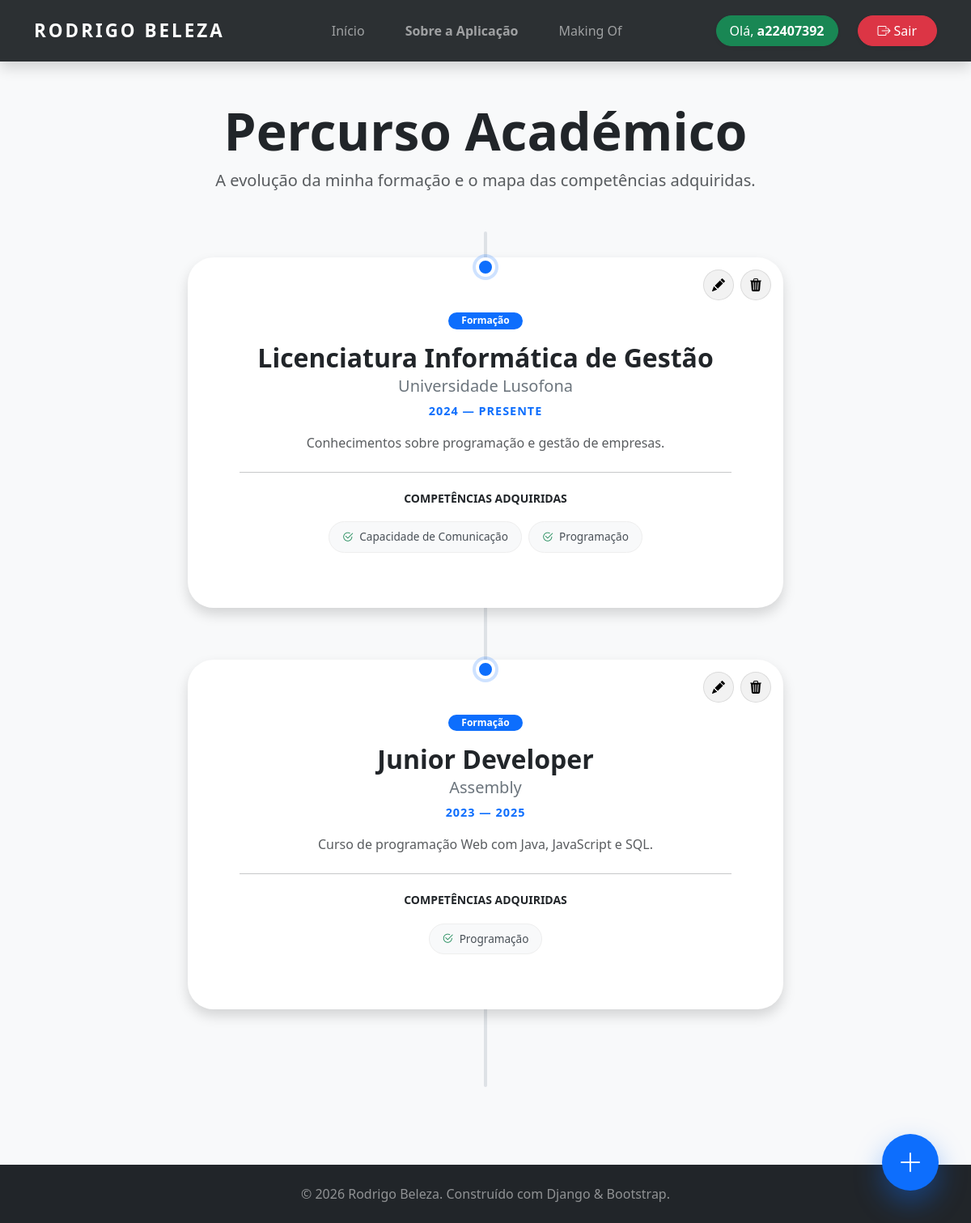
The page /percurso/ (signed in) on the database as committed earlier.
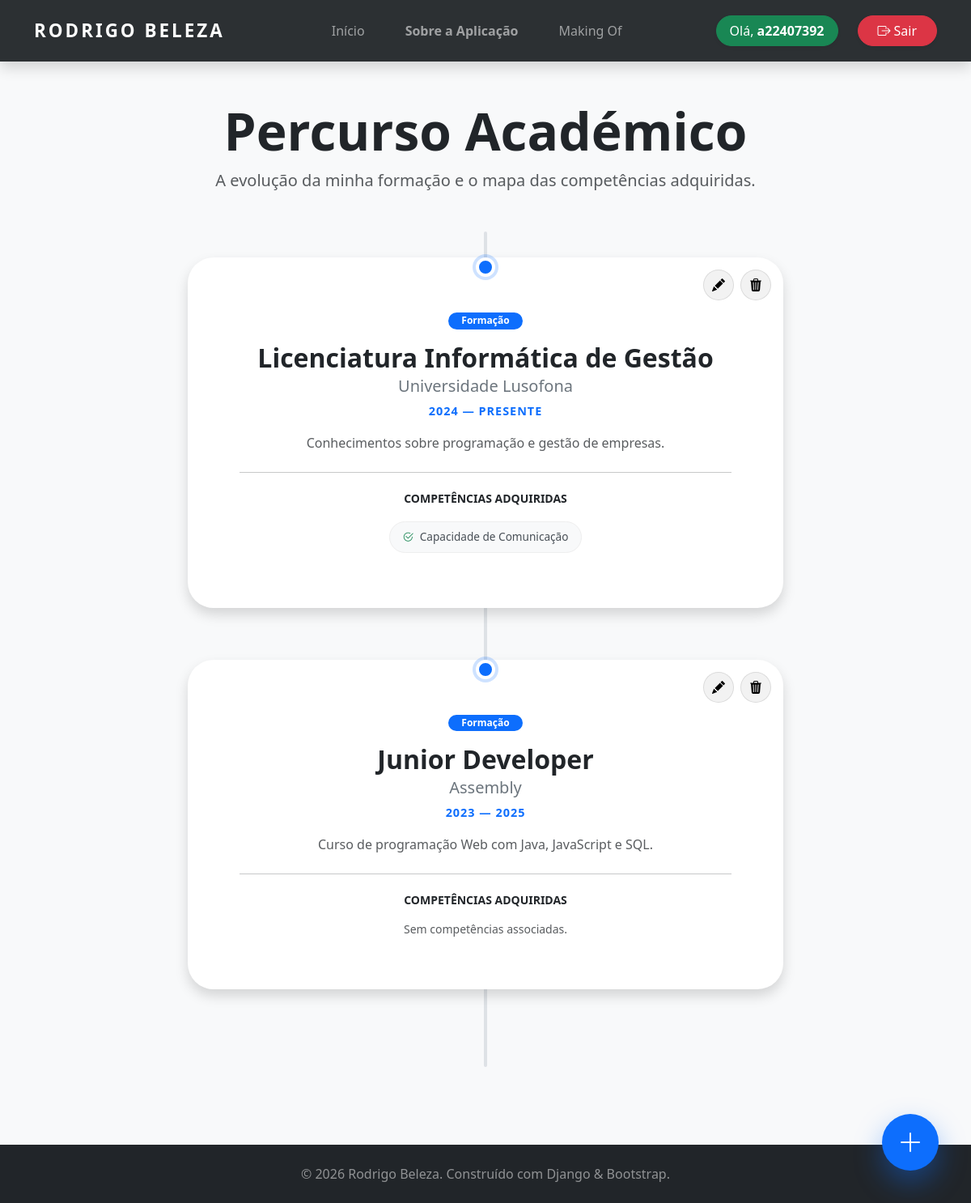
The same page on the database as committed later.
### portfolio/models.py (models this page shows, shortened)
class Formacao(models.Model):
    designacao = models.CharField(max_length=200)
    instituicao = models.CharField(max_length=200)
    data_inicio = models.DateField()
    data_fim = models.DateField(blank=True, null=True)
    descricao = models.TextField()
    competencias_adquiridas = models.ManyToManyField(Competencia, blank=True, related_name='formacoes')
    class Meta:
        ordering = ['-data_inicio']

class Competencia(models.Model):
    CATEGORIA_CHOICES = [
        ('Soft', 'Soft Skill'),
        ('Hard', 'Hard Skill'),
    ]
    NIVEL_CHOICES = [
        ('Iniciante', 'Iniciante'),
        ('Intermédio', 'Intermédio'),
        ('Avançado', 'Avançado'),
    ]
    nome = models.CharField(max_length=100)
    categoria = models.CharField(max_length=10, choices=CATEGORIA_CHOICES)
    nivel = models.CharField(max_length=20, choices=NIVEL_CHOICES)

### portfolio/views.py (the view, shortened to what this page needs)
# urls.py: path('percurso/', views.percurso_view, name='percurso'),
@login_required
def percurso_view(request):
    context = {
        'formacoes': Formacao.objects.all(),
        'todas_competencias': Competencia.objects.all(),
    }
    return render(request, 'portfolio/percurso.html', context)

### portfolio/templates/portfolio/percurso.html (shortened to what this page needs)
{% extends 'portfolio/base.html' %}
{% block content %}
<div class="container py-5">
    <div class="text-center mb-5">
        <h1 class="display-3 fw-bold">Percurso Académico</h1>
        <p class="lead text-muted">A evolução da minha formação e o mapa das competências adquiridas.</p>
    </div>
    <div class="timeline-container">
        {% for formacao in formacoes %}
        <div class="timeline-item">
            <div class="timeline-dot"></div>
            <div class="row">
                <div class="col-lg-8 mx-auto text-center">
                    <div class="card journey-card shadow rounded-5 p-4 p-lg-5">
                        {% if request.user.is_authenticated %}
                            {% if request.user.is_superuser or request.user.groups.all.0.name == 'gestor-portfolio' %}
                            <div class="crud-actions-academic">
                                <a href="{% url 'editar_formacao' formacao.id %}" class="btn-crud-academic btn-edit">
                                    <i class="bi bi-pencil-fill"></i>
                                </a>
                                <a href="{% url 'eliminar_formacao' formacao.id %}" class="btn-crud-academic btn-delete" onclick="return confirm('Apagar este registo?')">
                                    <i class="bi bi-trash3-fill"></i>
                                </a>
                            </div>
                            {% endif %}
                        {% endif %}
                        <div class="card-body">
                            <span class="badge bg-primary rounded-pill mb-3 px-3">Formação</span>
                            <h2 class="fw-bold mb-1">{{ formacao.designacao }}</h2>
                            <h5 class="text-secondary mb-2">{{ formacao.instituicao }}</h5>
                            <p class="academic-date mb-3 text-uppercase">
                                {{ formacao.data_inicio|date:"Y" }} —
                                {% if formacao.data_fim %}{{ formacao.data_fim|date:"Y" }}{% else %}Presente{% endif %}
                            </p>
                            <p class="text-muted mb-4">{{ formacao.descricao }}</p>
                            <hr class="my-4 opacity-10">
                            <h5 class="fw-bold mb-3 small text-uppercase ls-2">Competências Adquiridas</h5>
                            <div class="d-flex flex-wrap justify-content-center">
                                {% for comp in formacao.competencias_adquiridas.all %}
                                    <span class="uc-badge"><i class="bi bi-check2-circle text-success me-1"></i> {{ comp.nome }}</span>
                                {% empty %}
                                    <span class="text-muted small">Sem competências associadas.</span>
                                {% endfor %}
                            </div>
                        </div>
                    </div>
                </div>
            </div>
        </div>
        {% endfor %}
    </div>
</div>
{% if request.user.is_authenticated %}
    {% if request.user.is_superuser or request.user.groups.all.0.name == 'gestor-portfolio' %}
    <button class="btn-add-float" data-bs-toggle="modal" data-bs-target="#modalAddAcademic" title="Novo Registo">
        <i class="bi bi-plus-lg fs-2"></i>
    </button>
    {% endif %}
{% endif %}
{% endblock %}

Rows that differ between the two databases and show on the page:
removed Competencia: nome "Programação"
shown differently, row unchanged: Formacao "Junior Developer": now shows "Sem competências associadas."
